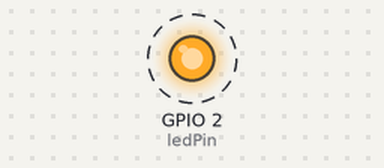
Recording of a sketch running on a simulated ESP32. On the bench: output pins drawn as LEDs (lit = HIGH). Dashed ring = blinking. What the sketch prints to the serial monitor is not drawn.

Above: at 0.2 s.
Timing chart, 0 to 3.0 s (numbered marks = the images above):
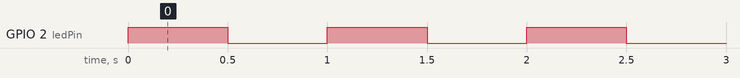

Measured:
- by itself, GPIO 2 (ledPin): alternates HIGH for 0.50 s and LOW for 0.50 s

The sketch:

esp_blink.ino
```cpp
int ledPin = 2;

void setup(){
    pinMode(ledPin, OUTPUT);

    Serial.begin(115200);
}

void loop(){
    Serial.print("Hello");
    digitalWrite(ledPin, HIGH);

    delay(500);

    Serial.println("World");
    digitalWrite(ledPin, LOW);

    delay(500);
}
```
